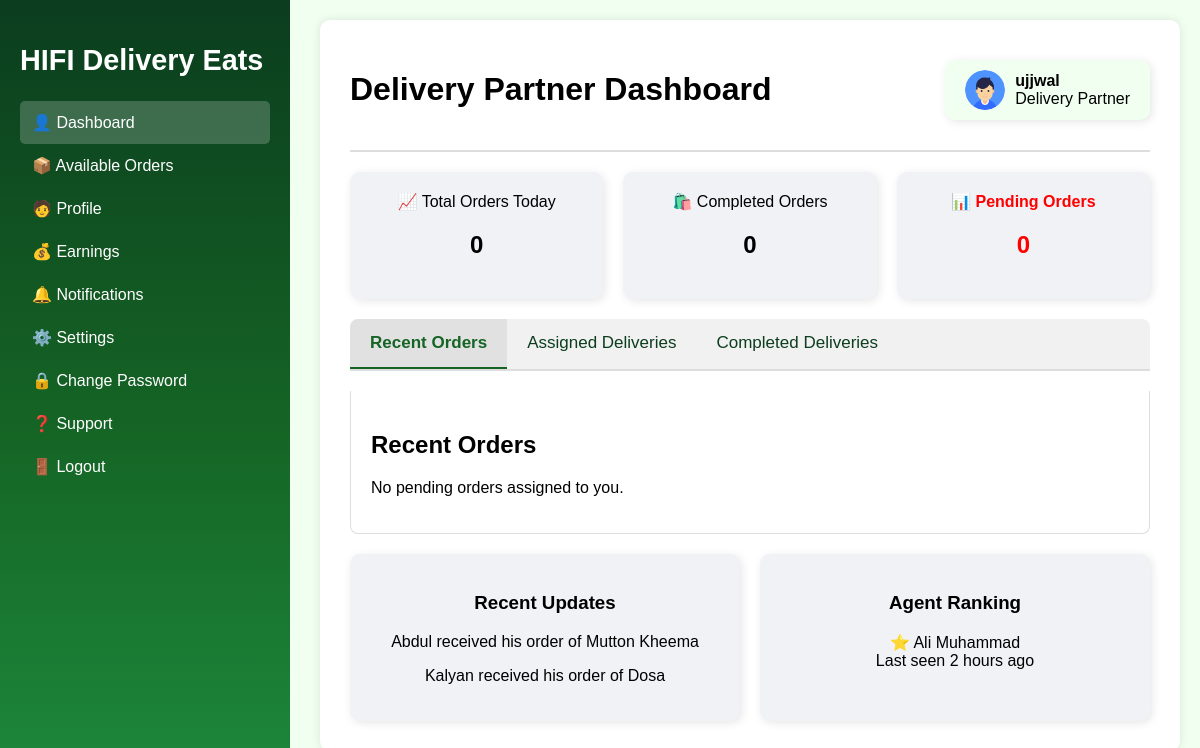
The page /delivery-agent (signed in) on the database its author committed.
### models.py (models this page shows, shortened)
class DeliveryAgent(UserMixin, db.Model):
    __tablename__ = 'delivery_agent'
    id = db.Column(db.Integer, primary_key=True)
    username = db.Column(db.String(100))
    email = db.Column(db.String(100), unique=True)
    phone = db.Column(db.Integer, unique=True, nullable=False)
    password = db.Column(db.String(100), nullable=False)
    image = db.Column(db.String(255), nullable=True, server_default='')
    bio = db.Column(db.Text, nullable=True, server_default='')
    delivery_area = db.Column(db.String(100), nullable=False)
    available_slots = db.Column(db.Boolean, nullable=False, default=True)
    id_proof = db.Column(db.String(12), nullable=False, server_default='')
    is_approved = db.Column(db.Boolean, nullable=False, server_default='0')
    is_active = db.Column(db.Boolean, nullable=False, server_default='1')

### routes.py (the view)
    @app.route('/delivery-agent')
    def delivery_agent():
        agent = DeliveryAgent.query.get(current_user.id)
        address_subquery = (
            db.session.query(
                Address.customer_id,
                func.min(Address.address_line).label("customer_address")
            )
            .group_by(Address.customer_id)
            .subquery()
        )
        pending_orders = (
            db.session.query(
                Order.id.label("order_id"),
                Customer.id.label("customer_id"),
                Customer.username.label("customer_name"),
                Customer.phone.label("customer_phone"),
                address_subquery.c.customer_address,
                Order.status.label("order_status"),
                Order.total_price.label("order_total"),
                Order.delivery_location.label("delivery_location"),
                Order.created_at.label("order_date"),
            )
            .join(Customer, Order.user_id == Customer.id)
            .outerjoin(address_subquery, address_subquery.c.customer_id == Customer.id)
            .filter(Order.delivery_agent_id == current_user.id, Order.status == "Pending")
            .all()
        )
        assigned_orders = (
            db.session.query(
                Order.id.label("order_id"),
                Customer.id.label("customer_id"),
                Customer.username.label("customer_name"),
                Customer.phone.label("customer_phone"),
                Address.address_line.label("customer_address"),
                Order.status.label("order_status"),
                Order.total_price.label("order_total"),
                Order.delivery_location.label("delivery_location"),
                Order.created_at.label("order_date"),
            )
            .join(Customer, Order.user_id == Customer.id)
            .outerjoin(Address, Address.customer_id == Customer.id)
            .filter(Order.delivery_agent_id == current_user.id, Order.status == "Accepted")
            .group_by(Order.id, Customer.id)
            .all()
        )
        completed_orders = (
            db.session.query(
                Order.id.label("order_id"),
                Customer.id.label("customer_id"),
                Customer.username.label("customer_name"),
                Customer.phone.label("customer_phone"),
                Address.address_line.label("customer_address"),
                Order.delivery_status.label("order_status"),
                Order.total_price.label("order_total"),
                Order.delivery_location.label("delivery_location"),
                Order.created_at.label("order_date"),
            )
            .join(Customer, Order.user_id == Customer.id)
            .outerjoin(Address, Address.customer_id == Customer.id)
            .filter(Order.delivery_agent_id == current_user.id, Order.delivery_status == "Delivered")
            .group_by(Order.id, Customer.id)
            .all()
        )
        today = datetime.datetime.now()
        todays_deliveries_count = (
            db.session.query(Order)
            .filter(
                Order.delivery_agent_id == current_user.id,
                db.func.date(Order.created_at) == today,
                Order.status == "Delivered"  # Adjust if your status differs
            )
            .count()
        )
        pending_count = (
            db.session.query(Order)
            .filter(Order.delivery_agent_id == current_user.id, Order.status == "Pending")
            .count()
        )
        completed_count = (
            db.session.query(Order)
            .filter(Order.delivery_agent_id == current_user.id, Order.delivery_status == "Delivered")
            .count()
        )
        print(pending_orders)
        return render_template(
            'delivery_agent/dashboard.html',
            user=agent,
            pending_orders=pending_orders,
            assigned_orders=assigned_orders,
            completed_orders=completed_orders,
            todays_deliveries_count=todays_deliveries_count,
            pending_count=pending_count,
            completed_count=completed_count,
            timedelta=datetime.timedelta
        )

### templates/delivery_agent/dashboard.html (shortened to what this page needs)
{% extends "delivery_agent/index.html" %}
{% block content %}
<header>
  <h1>Delivery Partner Dashboard</h1>
  <div class="admin-card">
    <img
      src="{{url_for('static', filename=user.image) or 'https://img.lovepik.com/element/45001/3052.png_860.png'}}"
      alt="Profile"
      class="profile-image"
    />
    <div class="admin-info">
      <p><strong>{{ user.username }}</strong></p>
      <p class="role">Delivery Partner</p>
    </div>
  </div>
</header>
<section class="dashboard-stats">
  <div class="card">
    📈 Total Orders Today
    <h2>{{ todays_deliveries_count }}</h2>
  </div>
  <div class="card completed">
    🛍️ Completed Orders
    <h2>{{ completed_count }}</h2>
  </div>
  <div class="card pending">
    📊 Pending Orders
    <h2>{{ pending_count }}</h2>
  </div>
</section>
<div class="tab">
  <button class="tablinks" onclick="openTab(event, 'recent')" id="defaultOpen">Recent Orders</button>
  <button class="tablinks" onclick="openTab(event, 'assigned')">Assigned Deliveries</button>
  <button class="tablinks" onclick="openTab(event, 'completed')">Completed Deliveries</button>
</div>
<div id="recent" class="tabcontent">
  <h2>Recent Orders</h2>
  {% if pending_orders %}
  <table>
    <thead>
      <tr>
        <th>Order ID</th>
        <th>Order Time</th>
        <th>Customer Details</th>
        <th>Delivery Location</th>
        <th>Status</th>
        <th>Action</th>
      </tr>
    </thead>
    <tbody>
      {% for order in pending_orders %}
      <tr>
        <td>OD{{ order.order_id }}</td>
        <td>{{ order.order_date.strftime('%Y-%m-%d %H:%M:%S') }}</td>
        <td>
          {{ order.customer_name }}<br />
          {{ order.customer_phone }}
        </td>
        <td>{{ order.delivery_location }}</td>
        <td>
          {% if order.order_status == "Pending" %}
            <span class="status-value pending">{{ order.order_status }}</span>
          {% elif order.order_status == "Completed" %}
            <span class="status-value completed">{{ order.order_status }}</span>
          {% elif order.order_status == "In Progress" %}
            <span class="status-value in-progress">{{ order.order_status }}</span>
          {% else %}
            <span class="status-value">{{ order.order_status }}</span>
          {% endif %}
        </td>
        <td>
          <a href="{{ url_for('delivery_partner_order_detail', order_id=order.order_id) }}">Details</a>
        </td>
      </tr>
      {% endfor %}
    </tbody>
  </table>
  {% else %}
    <p>No pending orders assigned to you.</p>
  {% endif %}
</div>
<div class="side-info">
  <div class="side-card">
    <h3>Recent Updates</h3>
    <p>Abdul received his order of Mutton Kheema</p>
    <p>Kalyan received his order of Dosa</p>
  </div>
  <div class="side-card">
    <h3>Agent Ranking</h3>
    <p>⭐ Ali Muhammad<br />Last seen 2 hours ago</p>
  </div>
</div>
{% endblock content %}

### static/css/delivery_agent/index.css (style rules this page uses)
body { font-family: 'Poppins', sans-serif; margin: 0; background: #f0fff0; }
header { display: flex; justify-content: space-between; align-items: center; padding-bottom: 20px; border-bottom: 2px solid #ddd; }
.dashboard-stats { display: flex; gap: 20px; margin: 20px 0; }
.card { background: #f1f2f6; padding: 20px; border-radius: 10px; box-shadow: 2px 2px 10px rgba(0,0,0,0.1); flex: 1; text-align: center; transition: 0.3s; }
.admin-card { background: #f0fff0; padding: 10px 20px; border-radius: 10px; box-shadow: 2px 2px 10px rgba(0,0,0,0.1); display: flex; align-items: center; gap: 10px; transition: 0.3s; }
.admin-card p { margin: 0; }
.pending { color: red; font-weight: bold; }
.side-info { display: flex; gap: 20px; margin-top: 20px; }
.side-card { background: #f1f2f6; padding: 20px; border-radius: 10px; box-shadow: 2px 2px 10px rgba(0,0,0,0.1); flex: 1; transition: 0.3s; text-align: center; }
.profile-image { width: 40px; height: 40px; border-radius: 50%; object-fit: cover; }
.admin-info { display: flex; flex-direction: column; }
.tab { overflow: hidden; border-bottom: 2px solid #ddd; background-color: #f1f1f1; margin-bottom: 20px; border-radius: 8px 8px 0 0; }
.tab button { background-color: inherit; float: left; border: none; outline: none; cursor: pointer; padding: 14px 20px; transition: background-color 0.3s, color 0.3s; font-size: 17px; color: #0b3d1e; }
.tab button.active { background-color: #cccccc6e; color: #156425; font-weight: bold; border-bottom: 2px solid #156425; }
.tabcontent { display: none; padding: 20px; border: 1px solid #ddd; border-top: none; animation: fadeEffect 0.5s; background: #ffffff; border-radius: 0 0 8px 8px; }

### rows shown on the page
DeliveryAgent: image (picture), username "ujjwal"

### other values the page prints
{{ todays_deliveries_count }} "0"
{{ completed_count }} "0"
{{ pending_count }} "0"
